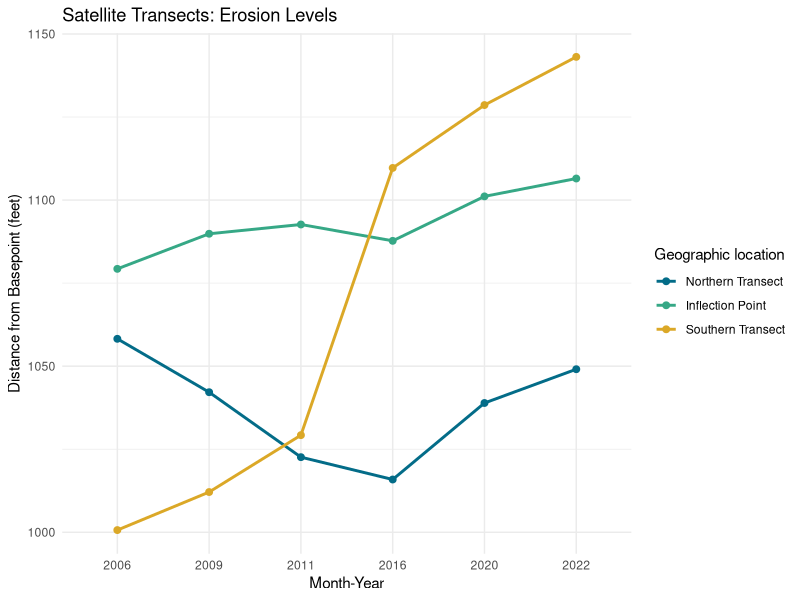
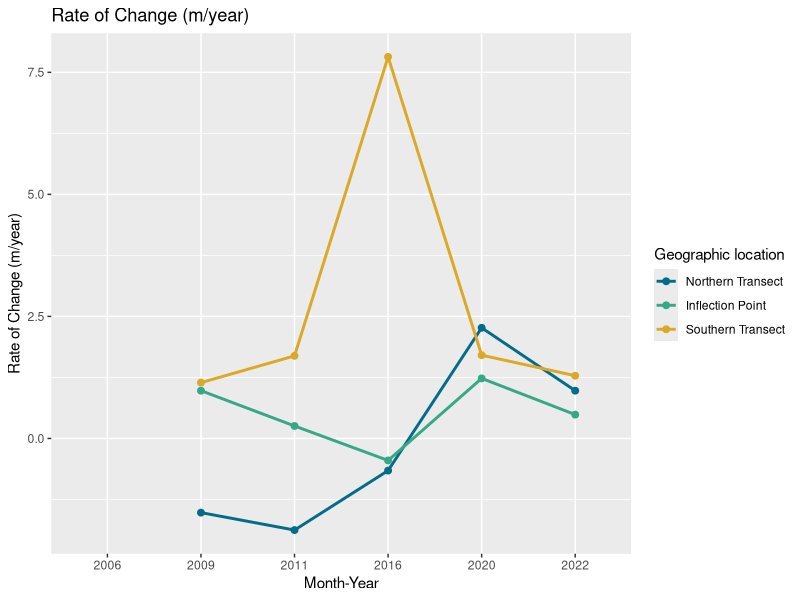
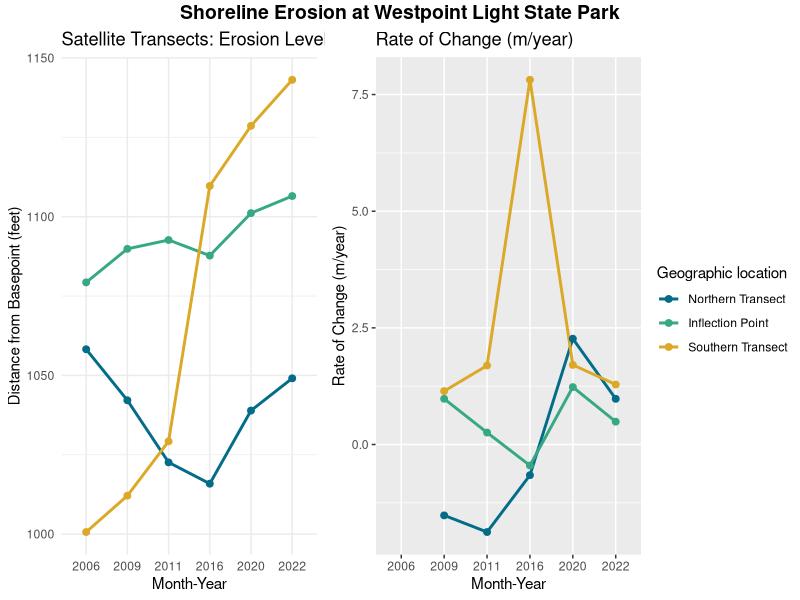
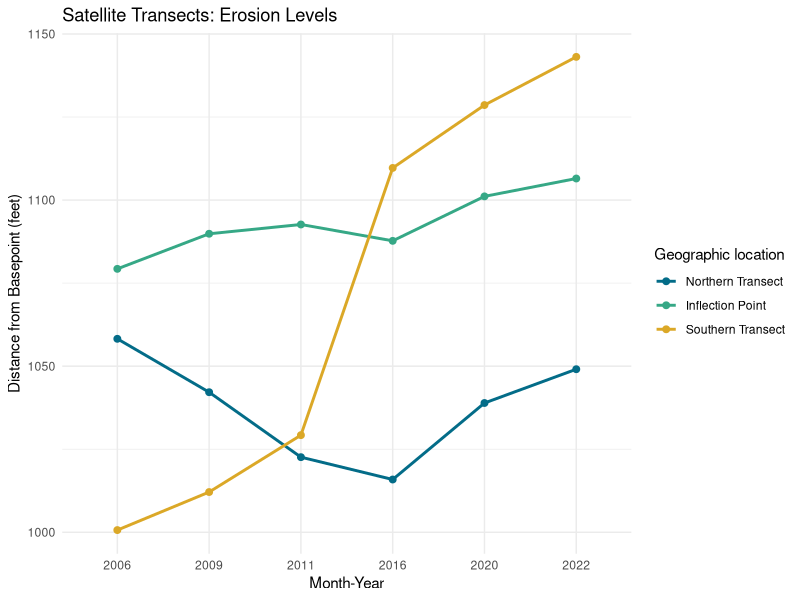

These charts were generated, in order, by the following R code:
## RLionheart
## Westport Golf Links
## March 2023

library(tidyverse)
library(ggpubr)
library(ggthemes)

## Arbitrary baseline was drawn approximately 350m from shoreline
## Each historical shoreline from 2006 to present was measured to the baseline.
## All info is in meters.


## Southern benchmark at approximately 46°53'13.57"N, 124° 7'34.81"W
## Chosen due to proximity to dynamic revetment constructed in 2021
south <- data.frame(year = c("2006", "2009", "2011", "2016", "2020", "2022"),
                 distance_m = c(305.00, 308.49, 313.71, 338.23, 344.00, 348.42), 
                 position = "Southern Transect") %>%
  mutate(distance_f = distance_m * 3.28084)

## Northern benchmark at approximately 46°54'6.84"N, 124° 7'54.29"W
## Chosen due to proximity to nourishment provided by the Army Corps of Engineers
north <- data.frame(year = c("2006", "2009", "2011", "2016", "2020", "2022"),
                    distance_m = c(322.55, 317.65, 311.69, 309.64, 316.66, 319.76), 
                    position = "Northern Transect") %>%
  mutate(distance_f = distance_m * 3.28084)

## Inflection point at approximately 46°53'49.91"N, 124° 7'48.71"W.
## Where active erosion appears to be mitigated by Corps nourishment, visual inspection only.
inflection <- data.frame(year = c("2006", "2009", "2011", "2016", "2020", "2022"),
                         distance_m = c(328.97, 332.19, 333.04, 331.54, 335.62, 337.26), 
                         position = "Inflection Point") %>%
  mutate(distance_f = distance_m * 3.28084)

## Combine all locations to one dataframe
distance_to_baseline <- south %>% 
  rbind(north) %>%
  rbind(inflection) %>%
  select(-distance_m) 
distance_to_baseline$year <- factor(distance_to_baseline$year,
                                    levels=c("2006", "2009", "2011", "2016", "2020", "2022"))
distance_to_baseline$position <- factor(distance_to_baseline$position, 
                                        levels = c("Northern Transect", "Inflection Point", "Southern Transect"))

## Plot distance by year
distance.plot <- ggplot(distance_to_baseline, 
                        aes(group=position, y=distance_f, x=year, color=position)) +
  geom_line(linewidth = 1) +
  geom_point(size = 2) +
  scale_color_manual(values = c("#036C88", "#36A886", "#DBA827"), 
                     name = "Geographic location") +
  xlab("Month-Year") + 
  ylab("Distance from Basepoint (feet)") +
  ggtitle("Satellite Transects: Erosion Levels") +
  theme_minimal()
distance.plot
ggsave(plot = last_plot(), filename = "figures/ShorelineChange.png")

## Calculate rates of change (ROC) at each location
ROC <- distance_to_baseline %>% 
  group_by(position) %>% 
  arrange(position, year) %>% 
  mutate(rate = 100 * (distance_f - lag(distance_f))/lag(distance_f))

## Plot rates of change by year
ROC.plot <- ggplot(data=ROC, aes(x=year, y=rate, group=position, color = position)) +
  geom_line(linewidth = 1) +
  geom_point(size = 2) +
  scale_color_manual(values = c("#036C88", "#36A886", "#DBA827"), 
                     name = "Geographic location") +
  xlab("Month-Year") + 
  ylab("Rate of Change (m/year)") +
  ggtitle("Rate of Change (m/year)")
ROC.plot

## Combine plots
all.plots <- ggarrange(distance.plot, ROC.plot, common.legend = TRUE, legend="right")
annotate_figure(all.plots, top = text_grob("Shoreline Erosion at Westpoint Light State Park", 
                                      color = "black", face = "bold", size = 14))

## Predict 15-year and 25-year erosion rate
prediction <- distance_to_baseline %>%
  group_by(position) %>%
  mutate(year_number = as.numeric(year)) %>%
  mutate(time = 2022 - 2006,
         distance_change = distance_f[year_number == 6] - distance_f[year_number == 1],
         f_per_year = round(distance_change / time),
         year_15 = f_per_year * 15,
         year_25 = f_per_year * 25) %>%
  select(position, distance_change, f_per_year, year_15, year_25) %>%
  unique()
